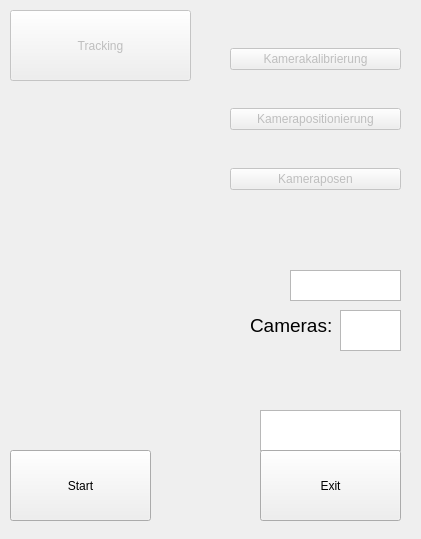
<?xml version="1.0" encoding="UTF-8"?>
<ui version="4.0">
 <class>C_frm_Main</class>
 <widget class="QMainWindow" name="C_frm_Main">
  <property name="geometry">
   <rect>
    <x>0</x>
    <y>0</y>
    <width>421</width>
    <height>539</height>
   </rect>
  </property>
  <property name="windowTitle">
   <string>Main</string>
  </property>
  <widget class="QWidget" name="centralwidget">
   <widget class="QTextEdit" name="txb_zaehler">
    <property name="geometry">
     <rect>
      <x>260</x>
      <y>410</y>
      <width>141</width>
      <height>41</height>
     </rect>
    </property>
    <property name="font">
     <font>
      <pointsize>14</pointsize>
     </font>
    </property>
   </widget>
   <widget class="QPushButton" name="bt_exit">
    <property name="geometry">
     <rect>
      <x>260</x>
      <y>450</y>
      <width>141</width>
      <height>71</height>
     </rect>
    </property>
    <property name="text">
     <string>Exit</string>
    </property>
   </widget>
   <widget class="QPushButton" name="bt_apply">
    <property name="geometry">
     <rect>
      <x>10</x>
      <y>450</y>
      <width>141</width>
      <height>71</height>
     </rect>
    </property>
    <property name="text">
     <string>Start</string>
    </property>
   </widget>
   <widget class="QPushButton" name="bt_tracking">
    <property name="enabled">
     <bool>false</bool>
    </property>
    <property name="geometry">
     <rect>
      <x>10</x>
      <y>10</y>
      <width>181</width>
      <height>71</height>
     </rect>
    </property>
    <property name="text">
     <string>Tracking</string>
    </property>
   </widget>
   <widget class="QWidget" name="verticalLayoutWidget">
    <property name="geometry">
     <rect>
      <x>230</x>
      <y>10</y>
      <width>171</width>
      <height>221</height>
     </rect>
    </property>
    <layout class="QVBoxLayout" name="verticalLayout">
     <property name="spacing">
      <number>0</number>
     </property>
     <property name="sizeConstraint">
      <enum>QLayout::SetMinimumSize</enum>
     </property>
     <property name="leftMargin">
      <number>0</number>
     </property>
     <property name="bottomMargin">
      <number>0</number>
     </property>
     <item>
      <widget class="QPushButton" name="bt_camera_calibration">
       <property name="enabled">
        <bool>false</bool>
       </property>
       <property name="text">
        <string>Kamerakalibrierung</string>
       </property>
      </widget>
     </item>
     <item>
      <widget class="QPushButton" name="bt_camera_positioning">
       <property name="enabled">
        <bool>false</bool>
       </property>
       <property name="text">
        <string>Kamerapositionierung</string>
       </property>
      </widget>
     </item>
     <item>
      <widget class="QPushButton" name="bt_camera_pose">
       <property name="enabled">
        <bool>false</bool>
       </property>
       <property name="text">
        <string>Kameraposen</string>
       </property>
      </widget>
     </item>
    </layout>
   </widget>
   <widget class="QTextEdit" name="txb_init">
    <property name="geometry">
     <rect>
      <x>290</x>
      <y>270</y>
      <width>111</width>
      <height>31</height>
     </rect>
    </property>
    <property name="readOnly">
     <bool>true</bool>
    </property>
   </widget>
   <widget class="QTextEdit" name="txb_cameras">
    <property name="geometry">
     <rect>
      <x>340</x>
      <y>310</y>
      <width>61</width>
      <height>41</height>
     </rect>
    </property>
    <property name="font">
     <font>
      <pointsize>14</pointsize>
     </font>
    </property>
    <property name="readOnly">
     <bool>true</bool>
    </property>
   </widget>
   <widget class="QLabel" name="lbl_cameras">
    <property name="geometry">
     <rect>
      <x>250</x>
      <y>310</y>
      <width>81</width>
      <height>31</height>
     </rect>
    </property>
    <property name="font">
     <font>
      <pointsize>14</pointsize>
     </font>
    </property>
    <property name="text">
     <string>Cameras:</string>
    </property>
   </widget>
  </widget>
 </widget>
 <resources/>
 <connections/>
</ui>
